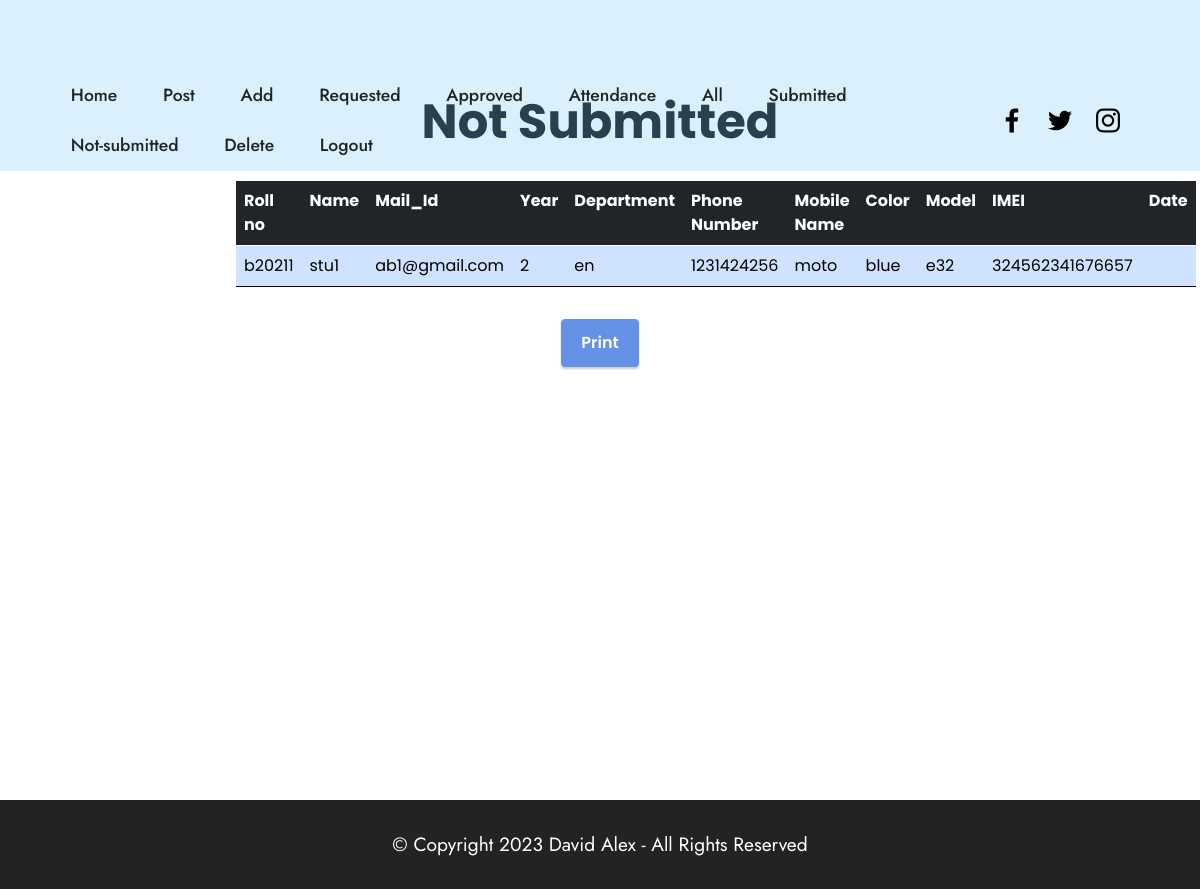
/nsub.php, run on the app's committed database.
### tables this page shows
CREATE TABLE `info` (
  `rollno` varchar(6) NOT NULL,
  `name` varchar(40) NOT NULL,
  `mail` varchar(50) NOT NULL,
  `year` varchar(1) NOT NULL,
  `dpt` varchar(20) DEFAULT NULL,
  `phone` varchar(10) NOT NULL,
  `color` varchar(20) NOT NULL,
  `address` varchar(60) NOT NULL,
  `mname` varchar(15) NOT NULL,
  `model` varchar(8) NOT NULL,
  `price` varchar(8) NOT NULL,
  `imei` varchar(15) NOT NULL,
  `status` varchar(50) DEFAULT 'absent',
  `reason` varchar(50) DEFAULT NULL,
  `explain1` varchar(500) DEFAULT NULL,
  `request1` varchar(20) DEFAULT NULL,
  `date1` varchar(20) DEFAULT NULL
);

### nsub.php (the view, shortened to what this page needs)
<!DOCTYPE html>
<html  >
<head>
  <link rel="stylesheet" href="assets/bootstrap/css/bootstrap.min.css">
  <link rel="stylesheet" href="assets/bootstrap/css/bootstrap-grid.min.css">
  <link rel="stylesheet" href="assets/bootstrap/css/bootstrap-reboot.min.css">
  <link rel="stylesheet" href="assets/dropdown/css/style.css">
  <link rel="stylesheet" href="assets/socicon/css/styles.css">
  <link rel="stylesheet" href="assets/theme/css/style.css">
  <link rel="preload" as="style" href="assets/mobirise/css/mbr-additional.css"><link rel="stylesheet" href="assets/mobirise/css/mbr-additional.css" type="text/css">
</head>
<body>
  <section data-bs-version="5.1" class="menu menu1 cid-tD7N05kG5f" once="menu" id="menu1-1r">
    <nav class="navbar navbar-dropdown navbar-fixed-top navbar-expand-lg">
        <div class="container-fluid">
            <div class="collapse navbar-collapse" id="navbarSupportedContent">
            <ul class="navbar-nav nav-dropdown nav-right" data-app-modern-menu="true">
                <li class="nav-item"><a class="nav-link link text-black text-primary display-4" href="admin.php">Home</a></li>
                <li class="nav-item"><a class="nav-link link text-black text-primary display-4" href="post.php">Post</a></li>
                    <li class="nav-item"><a class="nav-link link text-black text-primary display-4" href="add.php">Add</a></li>
                    <li class="nav-item"><a class="nav-link link text-black text-primary display-4" href="receive.php">Requested</a></li>
                    <li class="nav-item"><a class="nav-link link text-black text-primary display-4" href="approved.php">Approved</a></li>
                    <li class="nav-item"><a class="nav-link link text-black text-primary display-4" href="attendance.php">Attendance</a>
                    </li><li class="nav-item"><a class="nav-link link text-black text-primary display-4" href="all.php">All</a></li>
                    <li class="nav-item"><a class="nav-link link text-black text-primary display-4" href="sub.php">Submitted</a></li>
                    <li class="nav-item"><a class="nav-link link text-black text-primary display-4" href="nsub.php">Not-submitted</a></li>
                     <li class="nav-item"><a class="nav-link link text-black text-primary display-4" href="delete.php">Delete</a></li>
                        <li class="nav-item"><a class="nav-link link text-black display-4" href="index.php">Logout</a></li></ul>
                                  <div class="icons-menu">
                              <a class="iconfont-wrapper" href="https://www.facebook.com/login/" target="_blank">
                        <span class="p-2 mbr-iconfont socicon-facebook socicon"></span>
                    </a>
                    <a class="iconfont-wrapper" href="https://twitter.com/i/flow/login" target="_blank">
                        <span class="p-2 mbr-iconfont socicon-twitter socicon"></span>
                    </a>
                    <a class="iconfont-wrapper" href="https://www.instagram.com/" target="_blank">
                        <span class="p-2 mbr-iconfont socicon-instagram socicon"></span>
                    </a>
                </div>
            </div>
        </div>
    </nav>
</section>
<section data-bs-version="5.1" style="height: 100vh;" class="form5 cid-tD7NGIQrZK" id="form5-1u">
    <div class="container">
        <div class="mbr-section-head">
            <h3 class="mbr-section-title mbr-fonts-style align-center mb-0 display-2">
                <strong>Not Submitted</strong></h3>
        </div>
        <div class="row justify-content-center mt-4">
            <div class="col-lg-8 mx-auto mbr-form" data-form-type="formoid">
                <form  method="POST" class="mbr-form form-with-styler" data-form-title="Form Name">
  <table class="table table-dark table-hover ">
                <thead class="table-light">
                    <caption></caption>
                    <tr>
                    <th>Roll no</th>
                <th>Name</th>
                <th>Mail_Id</th>
                <th>Year</th>
                <th>Department</th>
                <th>Phone Number</th>
                <th>Mobile Name</th>
                <th>Color</th>
                <th>Model</th>
                <th>IMEI</th>
                <th>Date</th>
                    </tr>
                    </thead>
                    <tbody class="table-group-divider">
<?php
$conn = mysqli_connect("localhost", "root", "", "login");
    $sql="select rollno,name,mail,year,dpt,phone,color,address,mname,model,price,imei,date1 from info where status='absent' order by year asc";
            $result=mysqli_query($conn, $sql);
if (mysqli_num_rows($result) > 0) {
    while($data = mysqli_fetch_assoc($result)) {
        ?>
          <tr class="table-primary">
                            <td scope="row"><?php echo $data['rollno'] ?></td>
                            <td><?php echo $data['name'] ?></td>
                            <td><?php echo $data['mail'] ?></td>
                            <td><?php echo $data['year'] ?></td>
                            <td><?php echo $data['dpt'] ?></td>
                            <td><?php echo $data['phone'] ?></td>
                            <td><?php echo $data['mname'] ?></td>
                            <td><?php echo $data['color'] ?></td>
                            <td><?php echo $data['model'] ?></td>
                            <td><?php echo $data['imei'] ?></td>
                            <td><?php echo $data['date1']?></td>
                        </tr>
                    </tbody>
        <?php
    }
}
else
{
    echo "No details to show";
}
 ?>
    </table>
         <center><button onclick="printpage()" id="btn" class="btn btn-primary"> Print</button>
	</center>
    </body>
    </html>
<section data-bs-version="5.1" class="footer7 cid-tDxDUiGNJM" once="footers" id="footer7-3a">
    <div class="container">
        <div class="media-container-row align-center mbr-white">
            <div class="col-12">
                <p class="mbr-text mb-0 mbr-fonts-style display-7">
                    © Copyright 2023 David Alex - All Rights Reserved
                </p>
            </div>
        </div>
    </div>
</section>
</body>
</html>

### assets/dropdown/css/style.css (style rules this page uses)
.navbar-dropdown { left: 0; padding: 0; position: absolute; right: 0; top: 0; transition: all 0.45s ease; z-index: 1030; background: #282828; }
.navbar-dropdown.navbar-fixed-top { position: fixed; }
.nav-dropdown { font-size: 0.75rem; font-weight: 500; height: auto !important; }
.nav-dropdown .link { margin: .667em 1.667em; font-weight: 500; padding: 0; transition: color .2s ease-in-out; }
.nav-dropdown .link::after, .nav-dropdown .dropdown-item::after { color: inherit; }

### assets/theme/css/style.css (style rules this page uses)
section { background-color: #ffffff; }
body { font-style: normal; line-height: 1.5; font-weight: 400; color: #232323; position: relative; }
button { background-color: transparent; border-color: transparent; }
section, .container, .container-fluid { position: relative; word-wrap: break-word; }
a { font-style: normal; font-weight: 400; cursor: pointer; }
a, a:hover { text-decoration: none; }
.mbr-section-title { font-style: normal; line-height: 1.3; }
.mbr-text { font-style: normal; line-height: 1.7; }
h1, h2, h3, h4, h5, h6, .display-1, .display-2, .display-4, .display-5, .display-7, span, p, a { line-height: 1; word-break: break-word; word-wrap: break-word; font-weight: 400; }
b, strong { font-weight: bold; }
section { background-position: 50% 50%; background-repeat: no-repeat; background-size: cover; }
.mbr-white { color: #ffffff; }
.align-center { text-align: center; }
.media-container-row { display: flex; flex-direction: row; flex-wrap: wrap; justify-content: center; align-content: center; align-items: start; }
@media (min-width: 992px) { .media-container-row { flex-wrap: nowrap; } }
.btn { font-weight: 600; border-width: 1px; font-style: normal; margin: 0.6rem 0.6rem; white-space: normal; transition: all 0.2s ease-in-out; display: inline-flex; align-items: center; justify-content: center; word-break: break-word; }
@media (min-width: 992px) { .menu .navbar-nav.nav-dropdown { display: -webkit-flex; } }
.navbar { display: -webkit-flex; -webkit-flex-wrap: wrap; -webkit-align-items: center; -webkit-justify-content: space-between; }
.navbar-collapse { -webkit-flex-basis: 100%; -webkit-flex-grow: 1; -webkit-align-items: center; }
.nav-dropdown .link { padding: 0.667em 1.667em !important; margin: 0 !important; }
.row { display: -webkit-flex; -webkit-flex-wrap: wrap; }
.justify-content-center { -webkit-justify-content: center; }
html, body { height: auto; min-height: 100vh; }
form .btn { display: flex; padding: 0.6rem 1.2rem; margin: 0; }
.form-control, form .btn { min-height: 48px; }
ul, ol, pre, blockquote { margin-bottom: 2.3125rem; }
.mt-4 { margin-top: 2rem !important; }
@media (min-width: 992px) { .container { padding-left: 16px; padding-right: 16px; } }
@media (min-width: 992px) { .row { margin-left: -16px; margin-right: -16px; } }
@media (min-width: 992px) { .row > [class*=col] { padding-left: 16px; padding-right: 16px; } }
@media (min-width: 768px) { .container-fluid { padding-left: 32px; padding-right: 32px; } }

### nsub.php (style rules this page uses)
* { font-family: 'Poppins', sans-serif; }

### data on the page
info: rollno "b20211", name "stu1", mail "ab1@gmail.com", year "2", dpt "en", phone "1231424256", mname "moto", color "blue", model "e32", imei "324562341676657"
